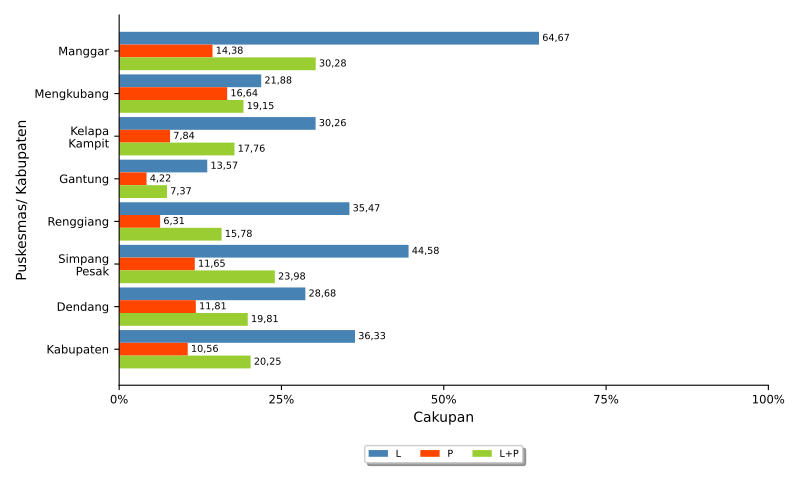

Generate this figure with Python:
import numpy as np
import matplotlib.pyplot as plt
import pandas
from textwrap import wrap
from matplotlib.ticker import FuncFormatter
import locale
locale.setlocale(locale.LC_ALL, 'id_ID.UTF8')

import sys, os, inspect
currentdir = os.path.dirname(os.path.abspath(inspect.getfile(inspect.currentframe())))
parentdir = os.path.dirname(currentdir)
sys.path.insert(0, parentdir)

berkasData = currentdir +'\\bab_05_28_dataSkriningProduktif_b.csv'
berkasSimpan = currentdir +'\\bab_05_28_skriningProduktif_b.pdf'
# judulDiagram = 'Penemuan Resiko PTM Usia Produktif\nTahun 2021'
sumbuX = 'Cakupan'
sumbuY = 'Puskesmas\ Kabupaten'
labelBar1 = 'L'
labelBar2 = 'P'
labelBar3 = 'L+P'
tickerSumbuX = np.arange(0,110,25)

# read data file
colnames = ['puskesmas','L','P','LP']
data = pandas.read_csv(berkasData, names=colnames, sep=';')
puskesmas = data.puskesmas.tolist()
bar1 = data.L.tolist()
bar2 = data.P.tolist()
bar3 = data.LP.tolist()

ind = np.arange(len(puskesmas))  # the x locations for the groups
width = 0.3       # the width of the bars
widthDL = 0.5      # spacing for data labels

# make bars
fig, ax = plt.subplots()
rects1 = ax.barh(ind, bar1, width, color='steelblue', label=labelBar1)
rects2 = ax.barh(ind + width, bar2, width, color='orangered', label = labelBar2)
rects3 = ax.barh(ind + 2*width, bar3, width, color='yellowgreen', label = labelBar3)

# add some text for labels, title and axes ticks
# ax.set_title(judulDiagram)
ax.set_xticks(tickerSumbuX)
ax.set_xlabel(sumbuX)
ax.xaxis.set_major_formatter(FuncFormatter(lambda x, pos: "{:n}%".format(x)))

ax.set_yticks(ind+width)
ax.set_yticklabels(list([ '\n'.join(wrap(l, 10)) for l in puskesmas ]))
ax.invert_yaxis()
ax.set_ylabel(sumbuY)

ax.tick_params(axis='both', which='major', labelsize='small')
ax.spines['top'].set_visible(False)
ax.spines['right'].set_visible(False)

# make legend box
box = ax.get_position()
ax.set_position([box.x0, box.y0 + box.height * 0.1, box.width, box.height * 0.9])
ax.legend(fontsize='x-small', loc='upper center', bbox_to_anchor=(0.5, -0.15), fancybox=True, shadow=True, ncol=3)

# add data label
for i, v in enumerate(bar1):
    ax.text(v + widthDL, i, '{:n}'.format(v), ha='left', va='center', fontsize='x-small')
for i, v in enumerate(bar2):
    ax.text(v + widthDL, i + width, '{:n}'.format(v), ha='left', va='center', fontsize='x-small')
for i, v in enumerate(bar3):
    ax.text(v + widthDL, i + 2*width, '{:n}'.format(v), ha='left', va='center', fontsize='x-small')

# finishing
pyrfig = plt.figure(1)
pyrfig.set_figwidth(8)
pyrfig.set_figheight(5)
# tight_layout to make consistent size
# adjust subplot to make room for legend
fig.subplots_adjust(bottom=-0.15)
plt.tight_layout()
plt.savefig(berkasSimpan)
plt.close(pyrfig)
# plt.show()
